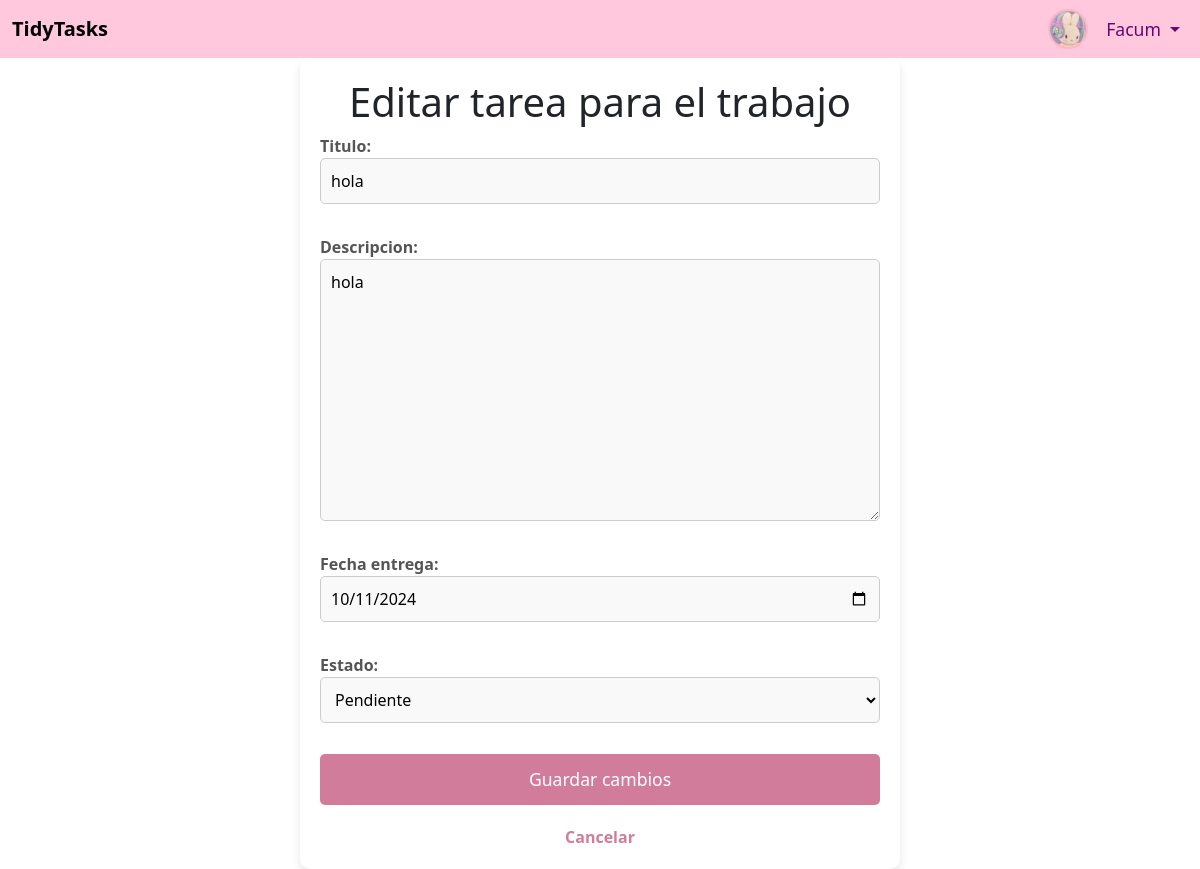
Screenshot of /trabajo/1/editar/ (signed in) with the database file from the repository.
### organizador/models.py (models this page shows, shortened)
class User(AbstractBaseUser, PermissionsMixin):
    username = models.TextField(unique=True, null=True, blank=True)
    email = models.EmailField(unique=True)
    default_profile_pic = models.CharField(max_length=255, blank=True, null=True)  # Cambiado a CharField
    is_staff = models.BooleanField(default=False)
    is_active = models.BooleanField(default=True)
    is_superuser = models.BooleanField(default=False)
    objects = UserManager()
    USERNAME_FIELD = 'email'
    REQUIRED_FIELDS = []

class TareaTrabajo(models.Model):
    titulo = models.CharField(max_length=200)
    descripcion = models.TextField()
    fecha_entrega = models.DateField()
    estado_opciones = [
        ('P', 'Pendiente'),
        ('C', 'Completada'),
    ]
    estado = models.CharField(max_length=1, choices=estado_opciones, default='P')
    user = models.ForeignKey(settings.AUTH_USER_MODEL, on_delete=models.CASCADE)

### organizador/views.py (the view)
# urls.py: path('trabajo/<int:trabajo_id>/editar/', views.editar_trabajo, name='editar_trabajo'),
@login_required
def editar_trabajo(request, trabajo_id):
    trabajo = get_object_or_404(TareaTrabajo, id=trabajo_id, user=request.user)
    if request.method == 'POST':
        form = TareaTrabajoForm(request.POST, instance=trabajo)
        if form.is_valid():
            form.save()
            return redirect('lista_trabajo')
    else:
        form = TareaTrabajoForm(instance=trabajo)
    return render(request, 'organizador/trabajo/editar_trabajo.html', {'form': form})

### organizador/forms.py
class TareaTrabajoForm(forms.ModelForm):
    fecha_entrega = forms.DateField(
        input_formats=['%Y-%m-%d'],
        widget=forms.DateInput(attrs={'type': 'date'})
    )
    class Meta:
        model = TareaTrabajo
        fields = ['titulo', 'descripcion', 'fecha_entrega', 'estado']

### organizador/templates/organizador/trabajo/editar_trabajo.html (shortened to what this page needs)
{% include 'organizador/components/head.html' %}
{% include 'organizador/components/navbar.html' %}
<div class="form-container">
<h1>Editar tarea para el trabajo</h1>
<form method="POST">
    {{ form.as_p }}
    <button type="submit">Guardar cambios</button>
</form>
<a href="{% url 'lista_trabajo' %}" class="back-link">Cancelar</a>
</div>

### organizador/templates/organizador/components/navbar.html (shortened to what this page needs)
{% load static %}
<link href="https://stackpath.bootstrapcdn.com/bootstrap/5.3.3/css/bootstrap.min.css" rel="stylesheet">
<link rel="stylesheet" href="https://cdnjs.cloudflare.com/ajax/libs/font-awesome/6.0.0-beta3/css/all.min.css">
<nav class="navbar navbar-expand-lg navbar-custom">
    <div class="container-fluid">
        <a class="navbar-brand" href="{% url 'home' %}">TidyTasks</a>
        <div class="collapse navbar-collapse" id="navbarNav">
            <ul class="navbar-nav ms-auto">
                {% if user.is_authenticated %}
                    <li class="nav-item dropdown d-flex align-items-center">
                        {% if user.profile_pic %}
                            <img src="{{ user.profile_pic.url }}" alt="Profile Pic" class="profile-pic rounded-circle" style="width: 40px; height: 40px; object-fit: cover;">
                        {% elif user.default_profile_pic %}
                            <img src="{% static 'assets/img/icons/'|add:user.default_profile_pic %}" alt="Default Profile Pic" class="profile-pic rounded-circle" style="width: 40px; height: 40px; object-fit: cover;">
                        {% else %}
                            <img src="{% static 'assets/img/icons/icon1.png' %}" alt="Default Profile Pic" class="profile-pic rounded-circle" style="width: 40px; height: 40px; object-fit: cover;">
                        {% endif %}
                        <a class="nav-link dropdown-toggle text-capitalize" href="#" id="navbarDropdown" role="button" data-bs-toggle="dropdown" aria-expanded="false">
                            {{ user.username }}
                        </a>
                    </li>
                {% else %}
                    <li class="nav-item"><a class="nav-link" href="{% url 'login' %}"><i class="fas fa-sign-in-alt"></i> Iniciar Sesión</a></li>
                    <li class="nav-item"><a class="nav-link" href="{% url 'register' %}"><i class="fas fa-user-plus"></i> Registrarse</a></li>
                {% endif %}
            </ul>
        </div>
    </div>
</nav>

### organizador/core/static/core/css/style.css (style rules this page uses)
h1 { color: #d17c9b; text-align: center; margin-bottom: 30px; }
.navbar-custom { background-color: #ffc8dd; padding: 15px; width: 100%; }
.navbar-brand { color: #6a0572; font-weight: bold; font-size: 1.8em; }
.navbar-nav .nav-link { color: #6a0572; font-size: 1.1em; padding-right: 20px; }
.profile-pic { margin-right: 10px; border: 2px solid #ffb6c1; max-width: 100%; overflow: hidden; white-space: nowrap; }
.form-container { max-width: 600px; margin: 0 auto; background-color: #fff; padding: 20px; border-radius: 10px; box-shadow: 0 4px 8px rgba(0, 0, 0, 0.1); }
.form-container form { display: flex; flex-direction: column; gap: 15px; }
.form-container label { font-weight: bold; color: #555; }
.form-container input[type="text"], .form-container input[type="date"], .form-container select, .form-container textarea { width: 100%; padding: 10px; border: 1px solid #ccc; border-radius: 5px; font-size: 1em; background-color: #f9f9f9; transition: border-color 0.3s; }
.form-container button { padding: 12px; background-color: #d17c9b; color: white; border: none; border-radius: 5px; cursor: pointer; font-size: 1.1em; transition: background-color 0.3s; }
.back-link { display: block; text-align: center; margin-top: 20px; color: #d17c9b; text-decoration: none; font-weight: bold; transition: color 0.3s; }

### rows the page displays
User: default_profile_pic (picture), username "Facum"
TareaTrabajo: titulo "hola", descripcion "hola", fecha_entrega "10/11/2024", estado "Pendiente"
